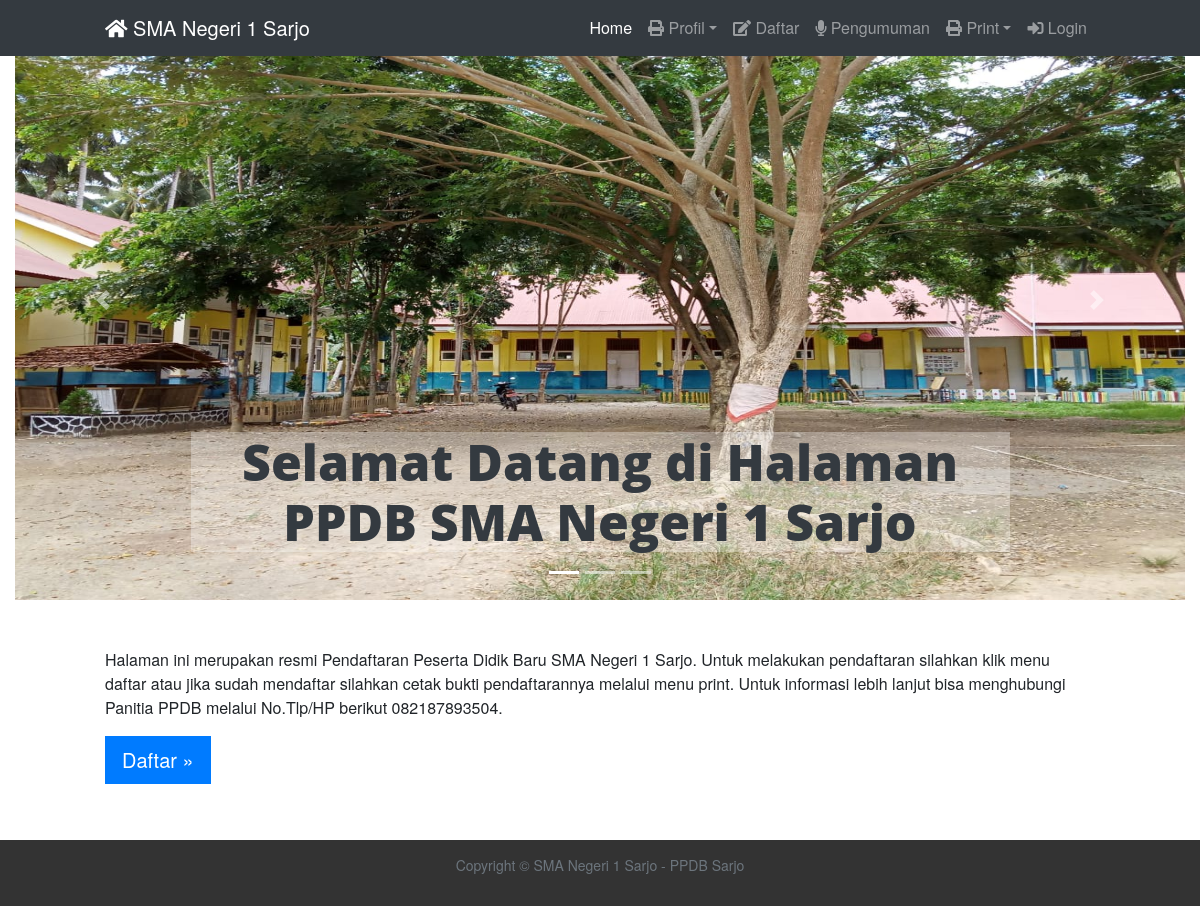
The page / on the database its author committed.
### tables this page shows
CREATE TABLE `konfigurasi` (
  `id` int(11) NOT NULL AUTO_INCREMENT,
  `nama_sekolah` varchar(30) DEFAULT NULL,
  `alamat_sekolah` varchar(50) DEFAULT NULL,
  `telepon_sekolah` char(12) DEFAULT NULL,
  `setdaftar` enum('Buka','Tutup') DEFAULT NULL,
  `setpengumuman` enum('Buka','Tutup') DEFAULT NULL,
  `nama_website` varchar(50) DEFAULT NULL,
  `keterangan` text DEFAULT NULL,
  `nama_kepsek` varchar(100) DEFAULT NULL,
  `foto_kepsek` varchar(50) DEFAULT NULL,
  `nama_wakasek` varchar(100) DEFAULT NULL,
  `foto_wakasek` varchar(50) DEFAULT NULL,
  PRIMARY KEY (`id`)
);

### application/libraries/Template.php (called while the page is built, shortened)
<?php
class Template
{
  var $template_data = array();
  function set($name, $value){
    $this->template_data[$name] = $value;
  }
  function load($template = '', $view = '' , $view_data = array(), $return = FALSE){
    $this->CI =& get_instance();
    $this->set('contents', $this->CI->load->view($view, $view_data, TRUE));
    return $this->CI->load->view($template, $this->template_data, $return);
  }
}

### application/controllers/Home.php (called while the page is built, shortened)
<?php
class Home extends CI_Controller {
  public function index()
  {
    $data = konfigurasi('Home');
    $this->template->load('templates/template', 'home', $data);
  }
}

### index.php (called while the page is built, shortened)
<?php
require_once BASEPATH.'core/CodeIgniter.php';

### application/helpers/kastana_helper.php (called while the page is built, shortened)
<?php
function konfigurasi($title, $c_des=null)
{
  $CI = get_instance();
  $admin = $CI->db->get_where('users', ['level' => 1])->row();
  $site = $CI->Konfigurasi_model->listing();
  $data = array(
    'title'        => $title.' | '.$site['nama_website'],
	'site'         => $site,
	'admin_name'   => $admin->name
  );
  return $data;
}

### application/models/Konfigurasi_model.php (called while the page is built, shortened)
<?php
class Konfigurasi_model extends CI_Model{
  public function listing()
  {
    return $this->db->get('konfigurasi')->row_array();
  }
}

### application/views/home.php (the view, shortened to what this page needs)
<main role="main">
  <div class="container-fluid">
    <div id="carouselExampleIndicators" class="carousel slide" data-ride="carousel">
      <ol class="carousel-indicators">
        <li data-target="#carouselExampleIndicators" data-slide-to="0" class="active"></li>
        <li data-target="#carouselExampleIndicators" data-slide-to="1"></li>
        <li data-target="#carouselExampleIndicators" data-slide-to="2"></li>
      </ol>
      <div class="carousel-inner">
        <div class="carousel-item active">
          <img class="d-block w-100" height="600px" src="<?=base_url('assets/img/carousel/img1.jpeg');?>" alt="...">
          <div class="carousel-caption d-none d-md-block">
            <h1 class="mt-5 text-selamat text-dark">Selamat Datang di Halaman PPDB <?=$site['nama_sekolah'];?></h1>
          </div>
        </div>
      </div>
      <a class="carousel-control-prev" href="#carouselExampleIndicators" role="button" data-slide="prev">
        <span class="carousel-control-prev-icon" aria-hidden="true"></span>
      </a>
      <a class="carousel-control-next" href="#carouselExampleIndicators" role="button" data-slide="next">
        <span class="carousel-control-next-icon" aria-hidden="true"></span>
      </a>
    </div>
  </div>
  <div class="container mt-5">
    <p><?=$site['keterangan'];?></p>
    <p><a class="btn btn-primary btn-lg" href="<?=site_url('daftar');?>" role="button">Daftar &raquo;</a></p>
  </div>
</main>

### application/views/templates/_nav.php (shortened to what this page needs)
<nav class="navbar navbar-expand-md navbar-dark fixed-top bg-dark">
  <div class="container">
    <a class="navbar-brand" href="#"><i class="fas fa-home"></i> <?=$site['nama_sekolah'];?></a>
    <div class="collapse navbar-collapse" id="navbarsExampleDefault">
      <ul class="navbar-nav ml-auto">
        <li class="nav-item active">
          <a class="nav-link" href="<?=site_url('home');?>">Home <span class="sr-only">(current)</span></a>
        </li>
        <li class="nav-item dropdown">
          <a class="nav-link dropdown-toggle" href="#" id="dropdown01" data-toggle="dropdown" aria-haspopup="true" aria-expanded="false"><i class="fas fa-print"></i> Profil</a>
        </li>
        <li class="nav-item">
          <a class="nav-link" href="<?=site_url('daftar');?>"><i class="fas fa-edit"></i> Daftar</a>
        </li>
        <li class="nav-item">
          <a class="nav-link" href="<?=site_url('pengumuman');?>"><i class="fas fa-microphone"></i> Pengumuman</a>
        </li>
        <li class="nav-item dropdown">
          <a class="nav-link dropdown-toggle" href="#" id="dropdown01" data-toggle="dropdown" aria-haspopup="true" aria-expanded="false"><i class="fas fa-print"></i> Print</a>
        </li>
        <?php if($this->session->userdata('status') == 'is_login'): ?>
        <li class="nav-item">
          <a class="nav-link" href="<?=site_url('admin/dashboard');?>"><i class="fas fa-tachometer-alt"></i> Dashboard</a>
        </li>
        <?php else: ?>
        <li class="nav-item">
          <a class="nav-link" href="<?=site_url('auth/login');?>"><i class="fas fa-sign-in-alt"></i> Login</a>
        </li>
        <?php endif; ?>
      </ul>
    </div>
  </div>
</nav>

### application/views/templates/_footer.php
<footer class="container-fluid">
  <p class="text-muted text-center copyright">Copyright &copy; <?=$site['nama_sekolah'].' - '.$site['nama_website'];?> <?date('Y');?></p>
</footer>

### assets/css/style.css (style rules this page uses)
.copyright { font-family: "Helvetica Neue",Helvetica,Arial,sans-serif; font-size: 14px; line-height: 1.42857143; color: #333; }
.text-selamat { font-size: 50px; font-weight: 800; background-color: rgba(255, 255, 255, 0.3); }

### assets/css/creative.css (style rules this page uses)
body { font-family: Merriweather,'Helvetica Neue',Arial,sans-serif;background: url(../images/bg.png) repeat; }
a { color: #78d18b;-webkit-transition: all .35s;-moz-transition: all .35s;transition: all .35s; }
h1,h2,h3,h4,h5,h6 { font-family: 'Open Sans','Helvetica Neue',Arial,sans-serif; }
.btn, .form-control { border-radius: 0 }
footer { background: #333; color:#fff;float: left;width: 100%;padding: 15px 10px; margin: 40px 0 -20px }
@media (min-width: 1200px) { .container { width: 1020px; } }

### rows shown on the page
konfigurasi: nama_sekolah "SMA Negeri 1 Sarjo", keterangan "Halaman ini merupakan resmi Pendaftaran Peserta Didik Baru SMA Negeri 1 Sarjo. Untuk melakukan pendaftaran silahkan klik menu daftar atau jika sudah mendaftar silahkan cetak bukti pendaftarannya melalui menu print. Untuk informasi lebih lanjut bisa menghubungi Panitia PPDB melalui No.Tlp/HP berikut 082187893504.", nama_website "PPDB Sarjo"
